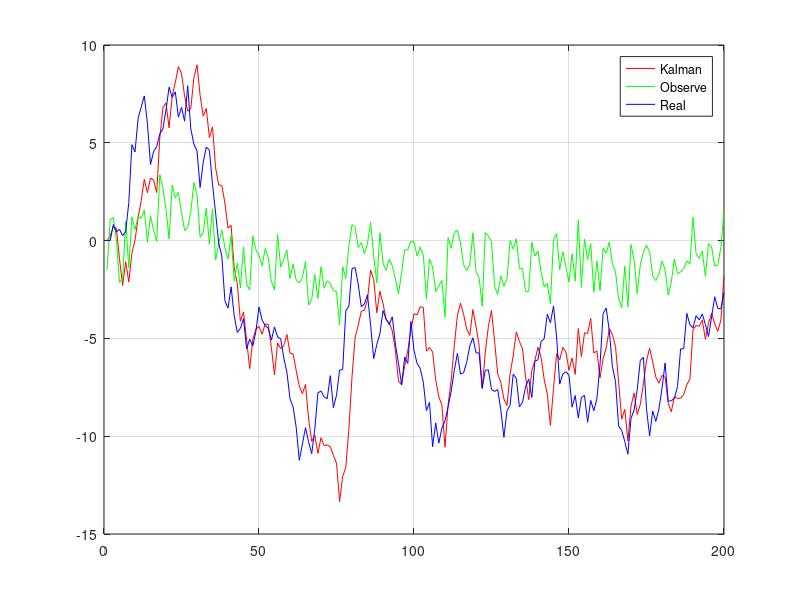

Recreate this plot in MATLAB.
%%
tic
clc
cd D:\Coders\MatlabScrips\KalmanFilter
fprintf('load path\t%s\n',pwd)
clear
N=200;
w=randn(1,N); 
w(1)=0;
Q=var(w); 
v=randn(1,N);%测量噪声
R=var(v);
x_true(1)=0;
A=1;
for k=2:N
    x_true(k)=A*x_true(k-1)+w(k-1); 
end
H=0.2;
z=H*x_true+v;
x_update(1)=x_true(1);
P_update(1)=0;
for t=2:N
    x_predict(t) = A*x_update(t-1); 
    P_predict(t)=A*P_update(t-1)*A'+Q;
    K(t)=H*P_predict(t) / (H*P_predict(t)*H'+R);
    x_update(t)=x_predict(t)  +  K(t) * (z(t)-H*x_predict(t));
    P_update(t)=P_predict(t) - H*K(t)*P_predict(t);
end
figure
t=1:N;
plot(t,x_update,'r',t,z,'g',t,x_true,'b');
grid on
legend('Kalman','Observe','Real') 
toc